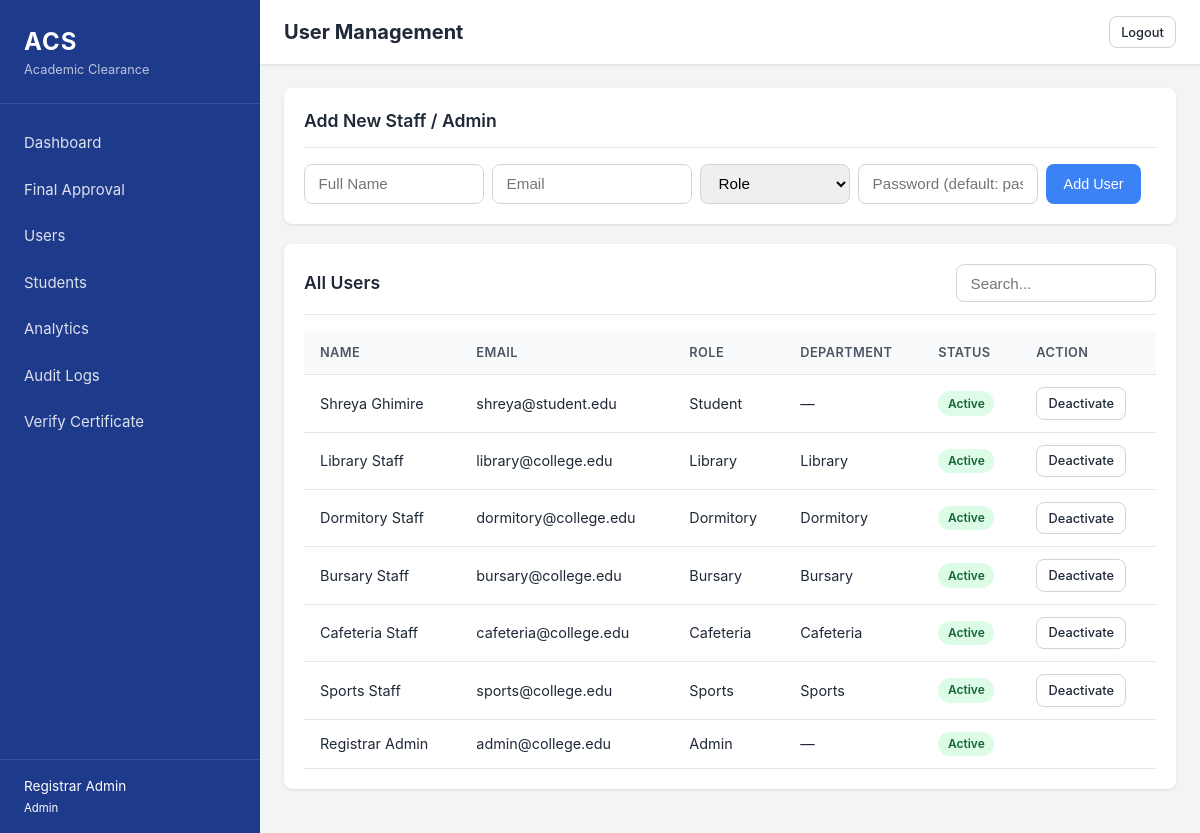
Screenshot of /admin/users.php (signed in) with the database file from the repository.
### tables this page shows
CREATE TABLE users (
    id INT AUTO_INCREMENT PRIMARY KEY,
    name VARCHAR(150) NOT NULL,
    email VARCHAR(150) NOT NULL UNIQUE,
    password VARCHAR(255) NOT NULL,
    role ENUM(
        'student',
        'library',
        'dormitory',
        'bursary',
        'cafeteria',
        'sports',
        'admin'
    ) NOT NULL DEFAULT 'student',
    department VARCHAR(50) DEFAULT NULL,
    status ENUM('active', 'inactive') NOT NULL DEFAULT 'active',
    first_login TINYINT(1) NOT NULL DEFAULT 1,
    created_at TIMESTAMP DEFAULT CURRENT_TIMESTAMP
);

### admin/users.php (the view, shortened to what this page needs)
<?php
require_once __DIR__ . '/../includes/auth_check.php';
$users = $pdo->query("SELECT * FROM users ORDER BY role, name")->fetchAll();
$page_title = 'User Management';
include __DIR__ . '/../includes/header.php';
?>
<div class="card">
    <div class="card-header">
        <span class="card-title">Add New Staff / Admin</span>
    </div>
    <form method="POST" class="d-flex gap-1" style="flex-wrap:wrap;">
        <input type="text" name="name" class="form-control" placeholder="Full Name" required style="max-width:180px;">
        <input type="email" name="email" class="form-control" placeholder="Email" required style="max-width:200px;">
        <select name="role" class="form-control" required style="max-width:150px;">
            <option value="">Role</option>
        </select>
        <input type="text" name="password" class="form-control" placeholder="Password (default: password123)" style="max-width:180px;">
        <button type="submit" name="add_user" class="btn btn-primary">Add User</button>
    </form>
</div>
<div class="card">
    <div class="card-header">
        <span class="card-title">All Users</span>
        <input type="text" id="tableSearch" class="form-control" placeholder="Search..." style="width:200px;">
    </div>
    <div class="table-responsive">
        <table id="dataTable">
            <thead>
                <tr>
                    <th>Name</th>
                    <th>Email</th>
                    <th>Role</th>
                    <th>Department</th>
                    <th>Status</th>
                    <th>Action</th>
                </tr>
            </thead>
            <tbody>
                <?php foreach ($users as $u): ?>
                <tr>
                    <td><?= e($u['name']) ?></td>
                    <td><?= e($u['email']) ?></td>
                    <td><?= e(ucfirst($u['role'])) ?></td>
                    <td><?= e($u['department'] ?? '—') ?></td>
                    <td><?= status_badge($u['status']) ?></td>
                    <td>
                        <?php if ($u['role'] !== 'admin' || $u['id'] != $_SESSION['user_id']): ?>
                        <a href="?toggle=<?= $u['id'] ?>" class="btn btn-sm btn-outline" data-confirm="Toggle status for this user?">
                            <?= $u['status'] === 'active' ? 'Deactivate' : 'Activate' ?>
                        </a>
                        <?php endif; ?>
                    </td>
                </tr>
                <?php endforeach; ?>
            </tbody>
        </table>
    </div>
</div>
<?php include __DIR__ . '/../includes/footer.php'; ?>

### includes/header.php (shortened to what this page needs)
<?php
$user = current_user();
?>
<!DOCTYPE html>
<html lang="en">
<head>
    <link rel="stylesheet" href="<?= BASE_URL ?>/assets/css/style.css">
</head>
<body>
<div class="app-wrapper">
    <?php if (is_logged_in()): ?>
    <aside class="sidebar">
        <div class="sidebar-brand">
            <h2>ACS</h2>
            <p>Academic Clearance</p>
        </div>
        <nav class="sidebar-nav">
            <?php include __DIR__ . '/sidebar.php'; ?>
        </nav>
        <div class="sidebar-footer">
            <p><?= e($user['name']) ?></p>
            <small><?= e(ucfirst($user['role'])) ?></small>
        </div>
    </aside>
    <?php endif; ?>
    <main class="main-content <?= !is_logged_in() ? 'full-width' : '' ?>">
        <?php if (is_logged_in()): ?>
        <header class="topbar">
            <h1><?= e($page_title) ?></h1>
            <div class="topbar-right">
                <a href="<?= BASE_URL ?>/auth/logout.php" class="btn btn-sm btn-outline">Logout</a>
            </div>
        </header>
        <?php endif; ?>
        <div class="content-area">

### includes/sidebar.php
<?php
$role = $_SESSION['role'] ?? '';
$base = BASE_URL;
?>
<?php if ($role === 'student'): ?>
    <a href="<?= $base ?>/student/dashboard.php" class="nav-link">Dashboard</a>
    <a href="<?= $base ?>/student/new_request.php" class="nav-link">New Request</a>
    <a href="<?= $base ?>/student/clearance.php" class="nav-link">My Clearance</a>
    <a href="<?= $base ?>/student/timeline.php" class="nav-link">Timeline</a>
    <a href="<?= $base ?>/student/notifications.php" class="nav-link">Notifications</a>
    <a href="<?= $base ?>/student/certificates.php" class="nav-link">Certificates</a>
<?php elseif (in_array($role, ['library','dormitory','bursary','cafeteria','sports'])): ?>
    <a href="<?= $base ?>/departments/dashboard.php" class="nav-link">Dashboard</a>
    <a href="<?= $base ?>/departments/pending.php" class="nav-link">Pending Requests</a>
    <a href="<?= $base ?>/departments/history.php" class="nav-link">History</a>
<?php elseif ($role === 'admin'): ?>
    <a href="<?= $base ?>/admin/dashboard.php" class="nav-link">Dashboard</a>
    <a href="<?= $base ?>/admin/final_approval.php" class="nav-link">Final Approval</a>
    <a href="<?= $base ?>/admin/users.php" class="nav-link">Users</a>
    <a href="<?= $base ?>/admin/students.php" class="nav-link">Students</a>
    <a href="<?= $base ?>/admin/analytics.php" class="nav-link">Analytics</a>
    <a href="<?= $base ?>/admin/audit_logs.php" class="nav-link">Audit Logs</a>
<?php endif; ?>
<a href="<?= $base ?>/public/verify.php" class="nav-link" target="_blank">Verify Certificate</a>

### includes/functions.php (shortened to what this page needs)
<?php
function e($string) {
    return htmlspecialchars($string ?? '', ENT_QUOTES, 'UTF-8');
}
function is_logged_in() {
    return isset($_SESSION['user_id']);
}
function current_user() {
    return [
        'id'         => $_SESSION['user_id'] ?? null,
        'name'       => $_SESSION['name'] ?? null,
        'email'      => $_SESSION['email'] ?? null,
        'role'       => $_SESSION['role'] ?? null,
        'department' => $_SESSION['department'] ?? null
    ];
}
function status_badge($status) {
    $map = [
        'pending'            => 'badge-yellow',
        'approved'           => 'badge-green',
        'rejected'           => 'badge-red',
        'in_progress'        => 'badge-blue',
        'action_required'    => 'badge-yellow',
        'ready_for_final'    => 'badge-blue',
        'completed'          => 'badge-green',
        'active'             => 'badge-green',
        'inactive'           => 'badge-red',
        'valid'              => 'badge-green',
        'revoked'            => 'badge-red'
    ];
    $class = $map[$status] ?? 'badge-gray';
    $label = ucwords(str_replace('_', ' ', $status));
    return "<span class=\"badge $class\">$label</span>";
}
?>

### includes/footer.php (shortened to what this page needs)
</div>
    </main>
</div>
</body>
</html>

### assets/css/style.css (style rules this page uses)
:root { --navy: #1E3A8A; --blue: #3B82F6; --green: #16A34A; --yellow: #F59E0B; --red: #DC2626; --white: #FFFFFF; --gray-50: #F9FAFB; --gray-100: #F3F4F6; --gray-200: #E5E7EB; --gray-300: #D1D5DB; --gray-600: #4B5563; --gray-800: #1F2937; --sidebar-width: 260px; --radius: 8px; --shadow: 0 1px 3px rgba(0,0,0,.1); }
* { box-sizing: border-box; margin: 0; padding: 0; }
body { font-family: -apple-system, BlinkMacSystemFont, "Segoe UI", Roboto, "Helvetica Neue", Arial, sans-serif; background: var(--gray-100); color: var(--gray-800); line-height: 1.5; font-size: 15px; }
a { color: var(--blue); text-decoration: none; }
.app-wrapper { display: flex; min-height: 100vh; }
.sidebar { width: var(--sidebar-width); background: var(--navy); color: #fff; display: flex; flex-direction: column; position: fixed; top: 0; left: 0; bottom: 0; z-index: 100; transition: transform .3s; }
.sidebar-brand { padding: 1.5rem; border-bottom: 1px solid rgba(255,255,255,.1); }
.sidebar-brand h2 { font-size: 1.5rem; letter-spacing: 1px; }
.sidebar-brand p { font-size: .8rem; opacity: .7; }
.sidebar-nav { flex: 1; padding: 1rem 0; overflow-y: auto; }
.nav-link { display: block; padding: .75rem 1.5rem; color: rgba(255,255,255,.85); transition: background .2s; }
.sidebar-footer { padding: 1rem 1.5rem; border-top: 1px solid rgba(255,255,255,.1); font-size: .85rem; }
.main-content { margin-left: var(--sidebar-width); flex: 1; display: flex; flex-direction: column; min-height: 100vh; }
.topbar { background: var(--white); padding: 1rem 1.5rem; display: flex; align-items: center; gap: 1rem; box-shadow: var(--shadow); position: sticky; top: 0; z-index: 50; }
.topbar h1 { font-size: 1.25rem; flex: 1; }
.topbar-right { display: flex; gap: .5rem; }
.content-area { padding: 1.5rem; flex: 1; }
.card { background: var(--white); border-radius: var(--radius); box-shadow: var(--shadow); padding: 1.25rem; margin-bottom: 1.25rem; }
.card-header { display: flex; justify-content: space-between; align-items: center; margin-bottom: 1rem; padding-bottom: .75rem; border-bottom: 1px solid var(--gray-200); }
.card-title { font-size: 1.1rem; font-weight: 600; }
.badge { display: inline-block; padding: .2rem .6rem; border-radius: 999px; font-size: .75rem; font-weight: 600; }
.badge-green { background: #DCFCE7; color: #166534; }
.table-responsive { overflow-x: auto; }
table { width: 100%; border-collapse: collapse; font-size: .9rem; }
th, td { padding: .75rem 1rem; text-align: left; border-bottom: 1px solid var(--gray-200); }
th { background: var(--gray-50); font-weight: 600; color: var(--gray-600); font-size: .8rem; text-transform: uppercase; letter-spacing: .03em; }
.form-control { width: 100%; padding: .6rem .85rem; border: 1px solid var(--gray-300); border-radius: var(--radius); font-size: .95rem; transition: border-color .2s; }
.btn { display: inline-block; padding: .55rem 1.1rem; border: none; border-radius: var(--radius); font-size: .9rem; font-weight: 500; cursor: pointer; text-align: center; transition: background .2s, transform .1s; }
.btn-primary { background: var(--blue); color: #fff; }
.btn-outline { background: transparent; border: 1px solid var(--gray-300); color: var(--gray-800); }
.btn-sm { padding: .35rem .7rem; font-size: .8rem; }
.d-flex { display: flex; }
.gap-1 { gap: .5rem; }

### rows the page displays
users: name "Registrar Admin", role "Admin", email "admin@college.edu", department "—", status "Active"
users: name "Shreya Ghimire", email "shreya@student.edu", role "Student", department "—", status "Active", shows "Deactivate"
users: name "Library Staff", email "library@college.edu", role "Library", department "Library", status "Active", shows "Deactivate"
users: name "Dormitory Staff", email "dormitory@college.edu", role "Dormitory", department "Dormitory", status "Active", shows "Deactivate"
users: name "Bursary Staff", email "bursary@college.edu", role "Bursary", department "Bursary", status "Active", shows "Deactivate"
users: name "Cafeteria Staff", email "cafeteria@college.edu", role "Cafeteria", department "Cafeteria", status "Active", shows "Deactivate"
users: name "Sports Staff", email "sports@college.edu", role "Sports", department "Sports", status "Active", shows "Deactivate"

### other values shown
$page_title "User Management"
